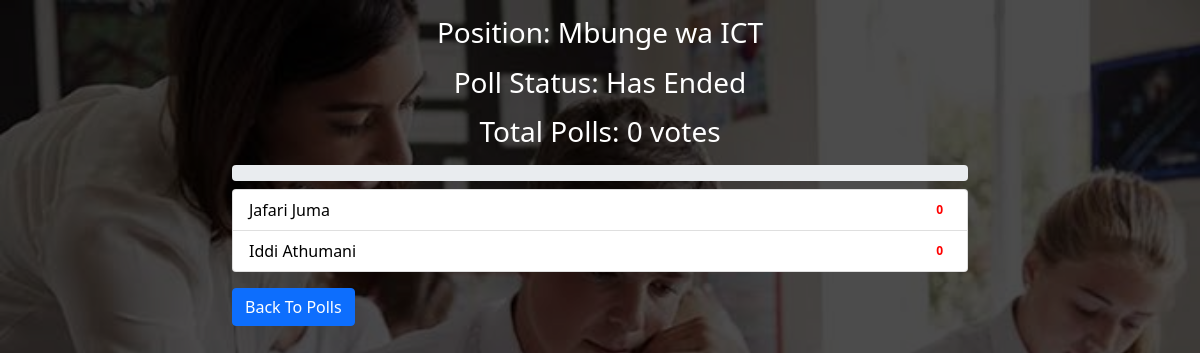
Page /end/10/ (signed in) on the committed database.
### polls/models.py (models this page shows, shortened)
class Poll(models.Model):
    Category = models.ForeignKey(ElectionCategories, on_delete=models.CASCADE)
    Course = models.ForeignKey(Courses, on_delete=models.CASCADE, blank=True,null=True)
    Year = models.ForeignKey(Years, on_delete=models.CASCADE, blank=True,null=True)
    College = models.ForeignKey(Colleges, on_delete=models.CASCADE, blank=True,null=True)
    Location = models.ForeignKey(Location, on_delete=models.CASCADE, blank=True,null=True)
    owner = models.ForeignKey(settings.AUTH_USER_MODEL, on_delete=models.CASCADE)
    text = models.TextField()
    pub_date = models.DateTimeField(default=timezone.now)
    active = models.BooleanField(default=True)
    is_off_cumpus = models.BooleanField(default=False,blank=True,null=True)
    @property
    def get_vote_count(self):
        return self.vote_set.count()
    def get_result_dict(self):
        res = []
        for choice in self.choice_set.all():
            d = {}
            alert_class = ['primary', 'secondary', 'success',
                           'danger', 'dark', 'warning', 'info']
            d['alert_class'] = secrets.choice(alert_class)
            d['text'] = choice.choice_text
            d['num_votes'] = choice.get_vote_count
            if not self.get_vote_count:
                d['percentage'] = 0
            else:
                d['percentage'] = (choice.get_vote_count /
                                   self.get_vote_count)*100
            res.append(d)
        return res

class Choice(models.Model):
    poll = models.ForeignKey(Poll, on_delete=models.CASCADE)
    choice_text = models.CharField(max_length=255)
    @property
    def get_vote_count(self):
        return self.vote_set.count()

### polls/views.py (the view)
# urls.py: path('end/<int:poll_id>/', views.endpoll, name='end_poll'),
@login_required
def endpoll(request, poll_id):
    poll = get_object_or_404(Poll, pk=poll_id)
    if request.user != poll.owner:
        return redirect('home')
    if poll.active is True:
        poll.active = False
        poll.save()
        return render(request, 'polls/poll_result.html', {'poll': poll})
    else:
        return render(request, 'polls/poll_result.html', {'poll': poll})

### polls/templates/polls/poll_result.html (shortened to what this page needs)
{% extends 'polls/base2.html' %}
{% load static %}
{% block content %}
<!DOCTYPE html>
<html>
<head>
</head>
<body>
<div class="container">
    {% if messages %}
    <div class="messages">
    {% for message in messages %}
          <div class="alert alert-warning alert-dismissible fade show" role="alert" style="background-color: white;">
  <strong style="font-size: 16px;color: red;">{{message}}</strong>
  <button type="button" class="btn-close" data-bs-dismiss="alert" aria-label="Close" style="color: red;"></button>
</div>
    {% endfor %}
    </div>
    {% else %}
    <div class="row">
        <div class="col-md-8 offset-sm-2">
            {% if poll.active %}
            <h3 class="mt-3 mb-3 text-center">Result for: {{ poll.text }}</h3>
            {% else %}
            <h3 class="mt-3 mb-3 text-center">Position: {{ poll.text }}</h3>
            <h3 class="mt-3 mb-3 text-center">Poll Status: Has Ended</h3>
            {% endif %}
            <h3 class="mb-2 text-center">Total Polls: {{ poll.get_vote_count }} votes</h3>
            <div class="progress mt-3 mb-2">
            </div>
            <ul class="list-group">
                {% for choice in poll.choice_set.all %}
                <li class="list-group-item d-flex justify-content-between align-items-center">
                   <span class="vote-name"> {{ choice.choice_text }}</span>
                    <span class="badge-vote badge badge-primary badge-pill">{{ choice.get_vote_count }}</span>
                </li>
                {% endfor %}
            </ul>
            {% endif %}
            <a class="btn btn-primary mt-3" href="{% url 'AllElectionCategories' %}" role="button">Back To Polls</a>
        </div>
    </div>
</div>
</body>
</html>
{% endblock %}

### polls/templates/polls/base2.html (shortened to what this page needs)
{% load static %}
<!DOCTYPE html>
<html>
<head>
 <link href="{% static 'polls/assets/vendor/fontawesome-free/css/all.min.css' %}" rel="stylesheet">
     <link rel="stylesheet" href="{% static 'polls/assets/jqueryui/jquery-ui.css' %}">
    <link rel="stylesheet" href="{% static 'polls/assets/jqueryui/jquery-ui.structure.min.css' %}">
    <link rel="stylesheet" href="{% static 'polls/assets/jqueryui/jquery-ui.structure.css' %}">
    <link rel="stylesheet" href="{% static 'polls/assets/jqueryui/jquery-ui.theme.min.css' %}">
     <link rel="stylesheet" href="{% static 'polls/assets/jqueryui/jquery-ui.theme.css' %}">
    <link href="{% static 'polls/assets/css/animate.min.css' %}" rel="stylesheet">
    <link href="{% static 'polls/assets/css/bootstrap.min.css' %}" rel="stylesheet">
    <link href="{% static 'polls/assets/vendor/bootstrap-icons/bootstrap-icons.css' %}" rel="stylesheet">
    <link href="{% static 'polls/assets/vendor/fontawesome-free/css/all.min.css' %}" rel="stylesheet">
</head>
<body>
	{% block content %}
	{% endblock %}
</body>
</html>

### polls/templates/polls/poll_result.html (style rules this page uses)
* { color: white; }

### rows in the picture
Poll: text "Mbunge wa ICT", get_vote_count "0"
Choice: choice_text "Jafari Juma", get_vote_count "0"
Choice: choice_text "Iddi Athumani", get_vote_count "0"
